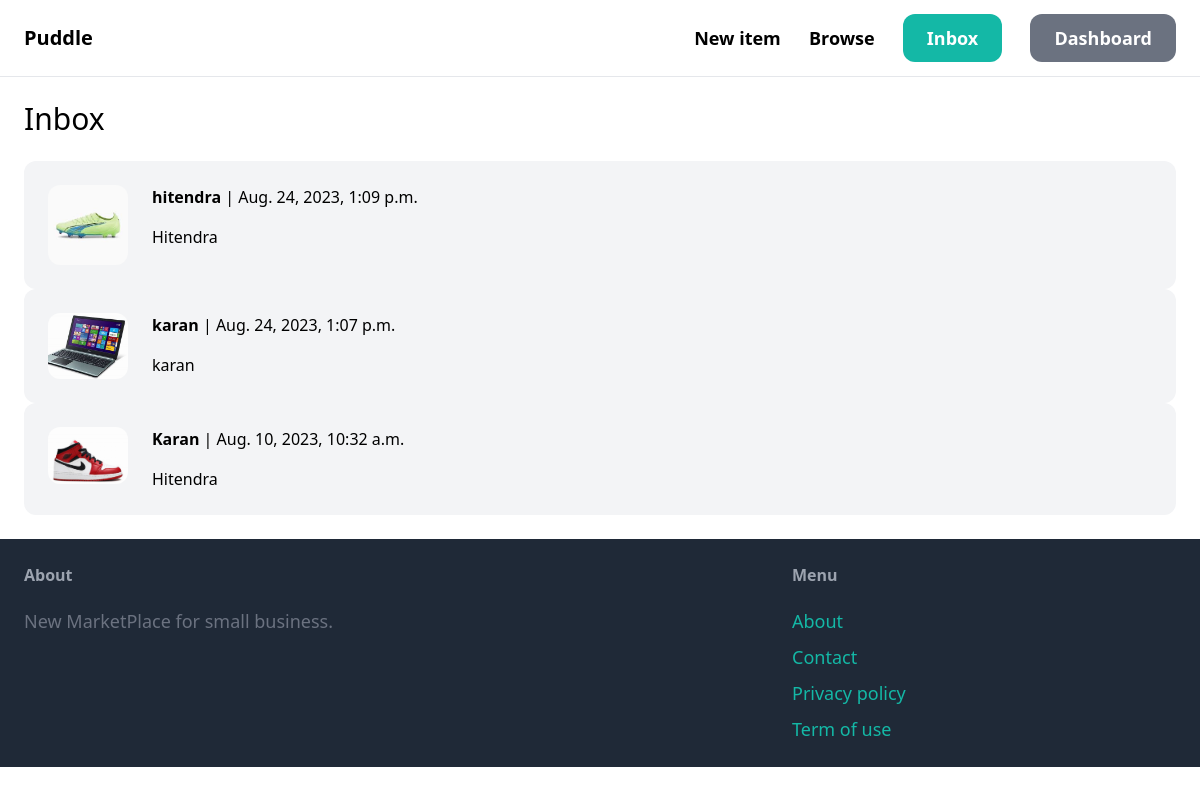
/inbox/ (signed in), run on the app's committed database.
### conversation/models.py (models this page shows)
class Conversation(models.Model):
    item = models.ForeignKey(Item, related_name='conversations', on_delete=models.CASCADE)
    members = models.ManyToManyField(User, related_name='conversations')
    created_at = models.DateTimeField(auto_now_add=True)
    modified_at = models.DateTimeField(auto_now=True)
    class Meta:
        ordering = ('-modified_at',)

### item/models.py (models this page shows, shortened)
class Item(models.Model):
    category = models.ForeignKey(Category, related_name='items', on_delete=models.CASCADE)
    name = models.CharField(max_length=255)
    description = models.TextField(blank=True, null=True)
    price = models.FloatField()
    image = models.ImageField(upload_to='item_images', blank=True, null=True)
    is_sold = models.BooleanField(default=False)
    created_by = models.ForeignKey(User, related_name='items', on_delete=models.CASCADE)
    created_at = models.DateTimeField(auto_now_add=True)

### conversation/views.py (the view)
# urls.py: path('', views.inbox, name='inbox'),
@login_required
def inbox(request):
    conversations = Conversation.objects.filter(members__in=[request.user.id])
    return render(request, 'conversation/inbox.html', {
        'conversations': conversations
    })

### conversation/templates/conversation/inbox.html (shortened to what this page needs)
{% extends 'core/base.html' %}
{% block content %}
<h1 class="mb-6 text-3xl">Inbox</h1>
<div class="space-y-6">
    {% for conversation in conversations %}
        <a href="{% url 'conversation:detail' conversation.id %}">
            <div class="p-6 flex bg-gray-100 rounded-xl">
                <div class="pr-6">
                    <img src="{{ conversation.item.image.url }}" class="w-20 rounded-xl">
                </div>
                <div>
                    {% for member in conversation.members.all %}
                        {% if member != request.user %}
                            <p class="mb-4"><strong>{{ member.username }}</strong> | {{ conversation.modified_at }}</p>
                            <p>{{ conversation.item.name }}</p>
                        {% endif %}
                    {% endfor %}
                </div>
            </div>
        </a>
    {% endfor %}
</div>
{% endblock %}

### data on the page
Conversation: item.image (picture), modified_at "Aug. 24, 2023, 1:09 p.m.", item.name "Hitendra"
Conversation: item.image (picture), modified_at "Aug. 24, 2023, 1:07 p.m.", item.name "karan"
Conversation: item.image (picture), modified_at "Aug. 10, 2023, 10:32 a.m.", item.name "Hitendra"

### other printed values
{{ member.username }} "hitendra"
{{ member.username }} "karan"
{{ member.username }} "Karan"
